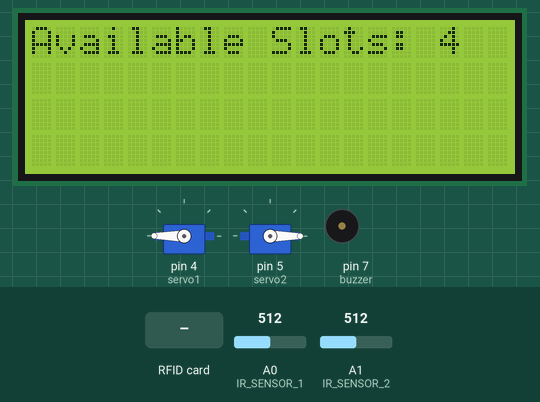
Recording of a sketch running on a simulated Arduino Uno, built with avr-gcc and run on an emulated ATmega328P. On the bench: 20×4 character LCD, 2 × servo, buzzer (waves = sounding). The test bench sets the inputs (shaded band); at power-on: A0 (IR_SENSOR_1) = 512, A1 (IR_SENSOR_2) = 512. What the sketch prints to the serial monitor is not drawn.

Above: at 4.3 s.
4.4 s: RFID card 5E 7A 19 C4 held to the reader
At 5.6 s:
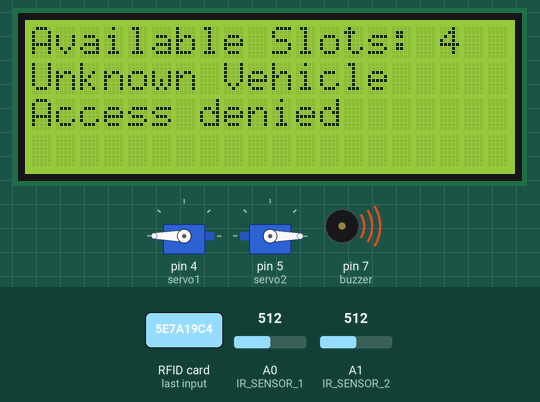
7.4 s: RFID card A3 41 16 03 held to the reader
At 8.3 s:
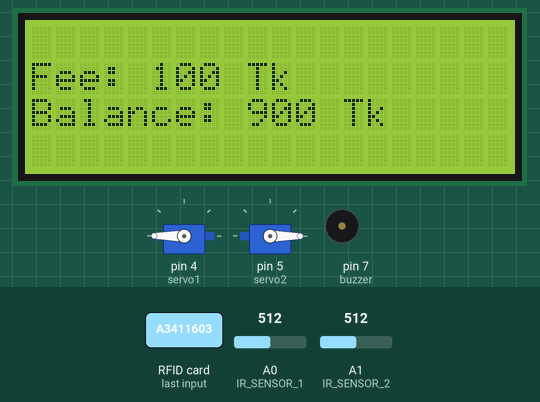
10.4 s: A0 (IR_SENSOR_1) set to 110
13.4 s: A0 (IR_SENSOR_1) set to 92
14.9 s: RFID card F3 56 6A 19 held to the reader
At 19.3 s:
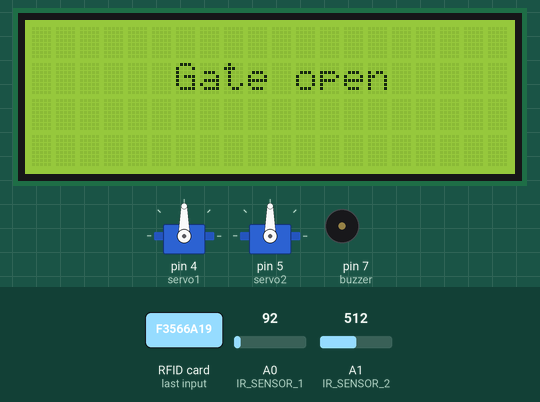
22.4 s: RFID card 23 24 0B FE held to the reader
At 24.3 s:
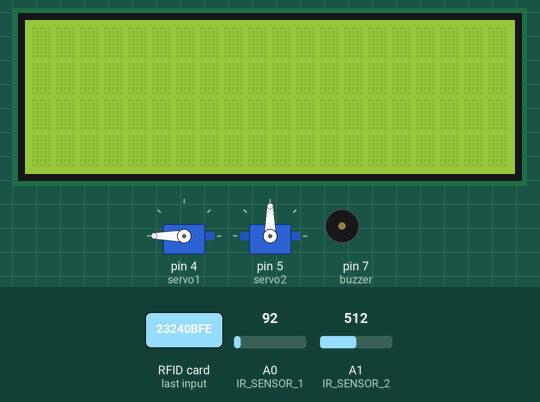
Timing chart, 0 to 25.8 s (numbered marks = the images above; inputs shaded):
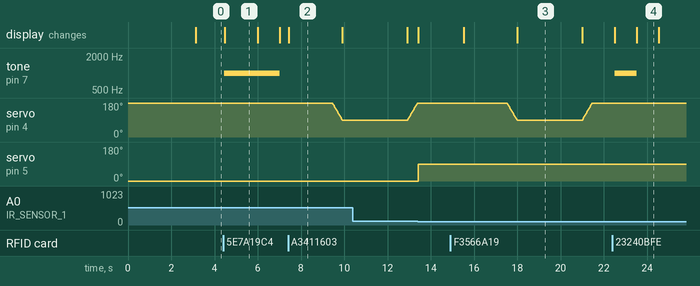

Measured:
- after the input at 4.4 s, tone on pin 7 (buzzer): silent → 1000 Hz at once, → silent 1.5 s later, → 1000 Hz 0.01 s later, → silent 1.0 s later; the display: changes after 0.07 s (image 1)
- after the input at 7.4 s, servo on pin 4 (servo1): moves from 180° to 90° over 0.45 s, starting after 2.1 s; the display: changes at once (image 2)
- after the input at 14.9 s, the display: first changes after 0.62 s (image 3 shows a later state)
- after the input at 22.4 s, tone on pin 7 (buzzer): silent → 1000 Hz after 0.10 s, → silent 1.0 s later; the display: first changes after 0.11 s (image 4 shows a later state)
- what the display in image 1 shows lasts 1.5 s, from 4.5 s to 6.0 s
- what the display in image 3 shows lasts 3.0 s, from 18.0 s to 21.0 s
- what the display in image 4 shows lasts 1.0 s, from 23.5 s to 24.5 s

The sketch:

Code_Part_1__Toll_Collection___Exit_.ino
```cpp
#include <SPI.h>
#include <MFRC522.h>
#include <Servo.h>
#include <LiquidCrystal_I2C.h>

LiquidCrystal_I2C lcd(0x27, 20, 4);
Servo servo1;
Servo servo2;

#define IR_SENSOR_1 A0 // Pin for IR Sensor 1 (inside the gate)
#define IR_SENSOR_2 A1 // Pin for IR Sensor 2 (outside the gate)
#define buzzer 7

// Define threshold values for IR sensors
const int IR_THRESHOLD = 500; // Adjust this value based on your IR sensor sensitivity

#define RST_PIN 8
#define SS_PIN 10

int card1Balance = 1000; // Initial balance for card 1
int card2Balance = 400;  // Initial balance for card 2
int card3Balance = 1500;  // Initial balance for card 3
int card4Balance = 3000;  // Initial balance for card 4

MFRC522 mfrc522(SS_PIN, RST_PIN);

int servo1state = 0;
//int servo2state = 0;
int slot = 4;

void setup() {
  lcd.init();
  lcd.backlight();
  Serial.begin(9600);

  servo1.attach(4);
  servo1.write(180);

  servo2.attach(5);
  servo2.write(0);

  pinMode(IR_SENSOR_1, INPUT);
  pinMode(IR_SENSOR_2, INPUT);
  pinMode(buzzer, OUTPUT);

  SPI.begin();
  mfrc522.PCD_Init();

  lcd.setCursor(6, 0);
  lcd.print("Welcome");
  Serial.print("Welcome");
  delay(3000);
  lcd.clear();
}

void loop() {
  // Read IR sensor values
  int ir1Value = analogRead(IR_SENSOR_1);
  int ir2Value = analogRead(IR_SENSOR_2);
  Serial.print("ir1Value");
  Serial.print(ir1Value);
  Serial.print("\n");
  Serial.print("ir2Value");
  Serial.print(ir2Value);
  Serial.print("\n");

  lcd.setCursor(0, 0);
  lcd.print("Available Slots: ");
  lcd.print(slot);


  if (slot == 0) {
    lcd.setCursor(0, 2);
    lcd.print("No available slots");
    delay(2000);
    lcd.clear();
//    servo1Down();
    servo1state == 0;
    lcd.print("Welcome");
  }

  rfid();

  if (servo1state == 1) {
    servo1Up();
    lcd.clear();
    lcd.setCursor(6, 1);
    lcd.print("Gate open");
    delay(3000);
    lcd.clear();
    servo1Down();
    servo1state = 0;
    slot--; // Decrease available slot by 1
  }


  // Check if car is approaching the gate
  if (ir1Value < IR_THRESHOLD) {
    // Car detected by IR1, open the gate
    openGate();
  }else if (ir2Value < IR_THRESHOLD) {
    // Car detected by IR2, close the gate
    closeGate();
  }
}

void servo1Down() {
  servo1.attach(4);
  for (int servo1Pos = 90; servo1Pos <= 180; servo1Pos += 1) {
    servo1.write(servo1Pos);
    delay(5);
  }
}

void servo1Up() {
  servo1.attach(4);
  for (int servo1Pos = 180; servo1Pos >= 90; servo1Pos -= 1) {
    servo1.write(servo1Pos);
    delay(5);
  }
}


void openGate() {
  servo2.attach(5);
  Serial.println("Closing gate");
  servo2.write(90);
  delay(1000); // Adjust delay time as needed for gate to fully open
}

void closeGate() {
  servo2.attach(5);
  Serial.println("Opening gate");
  servo2.write(0);
  if (slot == 4) {
    slot = slot;
  }
  else{
     slot++;
    }
  delay(1000); // Adjust delay time as needed for gate to fully close
}

void rfid() {
  if (!mfrc522.PICC_IsNewCardPresent()) {
    return;
  }
  if (!mfrc522.PICC_ReadCardSerial()) {
    return;
  }

  String content = "";
  for (byte i = 0; i < mfrc522.uid.size; i++) {
    content.concat(String(mfrc522.uid.uidByte[i] < 0x10 ? " 0" : " "));
    content.concat(String(mfrc522.uid.uidByte[i], HEX));
  }
  content.toUpperCase();

  int fee = 0; // Default fee

  if (content.substring(1) == "A3 41 16 03") { // Card 1
    fee = 100; // Fee for card 1
  }
  else if (content.substring(1) == "F3 56 6A 19") { // Card 2
    fee = 200; // Fee for card 2
  }
  else if (content.substring(1) == "23 24 0B FE") { // Card 3
    fee = 300; // Fee for card 3
  }
  else if (content.substring(1) == "63 A9 12 FE") { // Card 4
    fee = 500; // Fee for card 4
  }
  else {
    tone(buzzer, 1000);
    lcd.setCursor(0, 1);
    lcd.print("Unknown Vehicle");
    lcd.setCursor(0, 2);
    lcd.print("Access denied");
    delay(1500);
    lcd.clear();
    noTone(buzzer);
  }

  lcd.clear();
  lcd.setCursor(0, 1);
  lcd.print("Fee: ");
  lcd.print(fee);
  lcd.print(" Tk");

  // Check if card balance is sufficient
  if (content.substring(1) == "A3 41 16 03" && card1Balance > fee) { // Card 1
    if (slot == 0) {
      servo1state = 0;
    }
    else{
    card1Balance -= fee; // Deduct fee from card 1 balance
    lcd.setCursor(0, 2);
    lcd.print("Balance: ");
    lcd.print(card1Balance);
    lcd.print(" Tk");
    delay(2000); // Display balance for 2 seconds
    servo1state = 1;
    }
  }
  else if (content.substring(1) == "F3 56 6A 19" && card2Balance > fee) { // Card 2
    if (slot == 0) {
      servo1state = 0;
    }
    else{
    card2Balance -= fee; // Deduct fee from card 2 balance
    lcd.setCursor(0, 2);
    lcd.print("Balance: ");
    lcd.print(card2Balance);
    lcd.print(" Tk");
    delay(2000); // Display balance for 2 seconds
    servo1state = 1;
    }
  }
  else if (content.substring(1) == "23 37 19 FE" && card3Balance > fee) { // Card 3
    if (slot == 0) {
      servo1state = 0;
    }
    else{
    card3Balance -= fee; // Deduct fee from card 3 balance
    lcd.setCursor(0, 2);
    lcd.print("Balance: ");
    lcd.print(card3Balance);
    lcd.print(" Tk");
    delay(2000); // Display balance for 2 seconds
    servo1state = 1;
    }
  }
  else if (content.substring(1) == "63 A9 12 FE" && card4Balance > fee) { // Card 4
    if (slot == 0) {
      servo1state = 0;
    }
    else{
    card4Balance -= fee; // Deduct fee from card 4 balance
    lcd.setCursor(0, 2);
    lcd.print("Balance: ");
    lcd.print(card4Balance);
    lcd.print(" Tk");
    delay(2000); // Display balance for 2 seconds
    servo1state = 1;
    }
  }
  else {
    lcd.setCursor(0, 2);
    tone(buzzer, 1000);
    lcd.print("Insufficient Balance");
    delay(1000); // Display error for 2 seconds
    lcd.clear();
    servo1state = 0;
    noTone(buzzer);
  }
}
```
